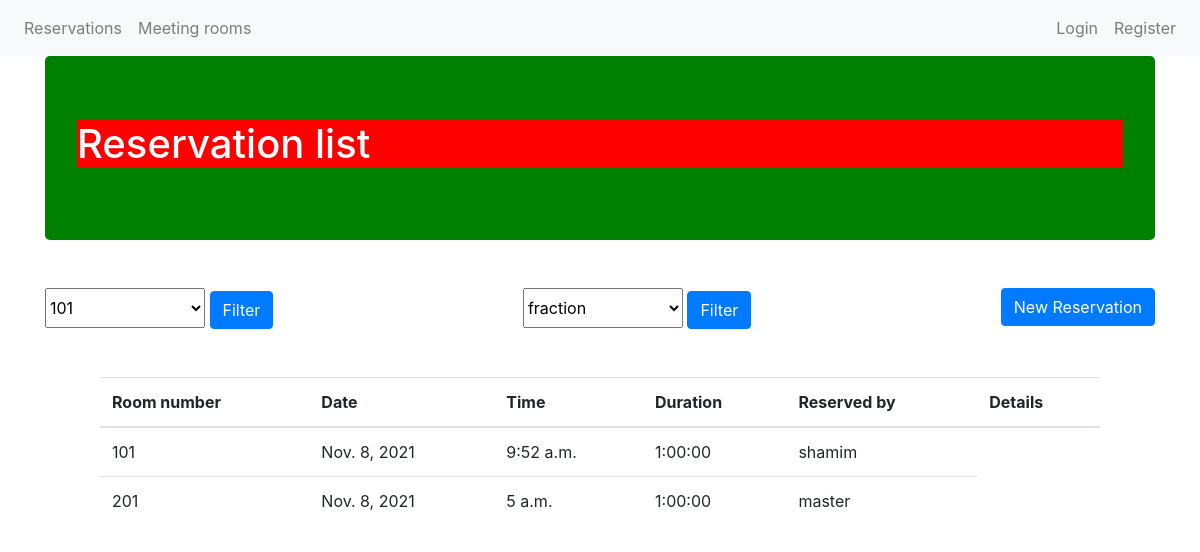
The page / on the database its author committed.
### API/models.py (models this page shows, shortened)
class Reservation(models.Model):
    id: models.AutoField(auto_created=True, primary_key=True)
    reservation_user = models.ForeignKey(User, default=1, null=True,
                                         on_delete=models.SET_NULL)
    room_number = models.ForeignKey(
        MeetingRoom, on_delete=models.SET_NULL, null=True)
    reservation_date = models.DateField()
    reservation_time = models.TimeField()
    reservation_duration = models.DurationField()

class MeetingRoom(models.Model):
    user = models.ForeignKey(User, default=1, null=True,
                             on_delete=models.SET_NULL)
    room_number = models.IntegerField(unique=True, blank=False)
    capacity = models.IntegerField(blank=False)
    def __str__(self):
        return str(self.room_number)

### reservation/views.py (the view)
# urls.py: path('', reservation_list_view, name='reservation-list'),
def reservation_list_view(request):
    if request.GET.get('room-filter'):
        room_number = MeetingRoom.objects.get(room_number=request.GET.get('room-filter'))
        queryset = Reservation.objects.filter(room_number=room_number)
    elif request.GET.get('user-filter'):
        username = get_user_model().objects.get(username = request.GET.get('user-filter'))
        queryset = Reservation.objects.filter(reservation_user=username)
    else:
        queryset = Reservation.objects.all()
    room_list = MeetingRoom.objects.all()
    user_list = get_user_model().objects.all()
    title = "Reservation list"
    template_name = 'reservation/list.html'
    context = {
        'title': title,
        'object_list': queryset,
        'room_list': room_list,
        'user_list': user_list
    }
    return render(request, template_name, context)

### reservation/templates/reservation/list.html (shortened to what this page needs)
{% extends 'base.html' %}
{% block content %}
    <div class='row my-5 d-flex justify-content-between'>
        <form method='GET' action='.'>
            <select name='room-filter' class='filter-slct'>
            {% for element in room_list %}
            <option name='room-filter' value={{ element.room_number }}>{{ element.room_number }}
            {% endfor %}
            </select>
            <input type='submit' class='btn btn-primary' value='Filter'>
        </form>
        <form method='GET' action='.'>
            <select name='user-filter' class='filter-slct'>
            {% for element in user_list %}
            <option name='user-filter' value={{ element.username }}>{{ element.username }}
            {% endfor %}
            </select>
            <input type='submit' class='btn btn-primary' value='Filter'>
        </form>
        <div>
            <a href='create/' class='btn btn-primary'>New Reservation</a>
        </div>
    </div>
<div class='content'>
<table class='table'>
    <thead>
    <tr>
        <th scope='col' class='align-middle'>Room number</th>
        <th scope='col' class='align-middle'>Date</th>
        <th scope='col' class='align-middle'>Time</th>
        <th scope='col' class='align-middle'>Duration</th>
        <th scope='col' class='align-middle'>Reserved by</th>
        <th scope='col' class='align-middle'>Details</th>
    </tr>
    </thead>
    <tbody>
        {% for object in object_list %}
            {% include  'reservation/list-inline.html' with reservation=object %}
        {% endfor %}
        {% endblock content %}

### templates/base.html
<!doctype html>
{% load static %}
<html lang="en">
    {% include 'css.html' %}
    <body>
    {% include 'navbar.html' %}
        <div class="container">
            <div class="jumbotron">
                {% block title %}
                    <h1> {{ title }}</h1>
                {% endblock title  %}
            </div>
            <div class="container">
                {% block content %}
                {% endblock content  %}
            </div>
        </div>
    {% include 'footer.html' %}

### templates/css.html (shortened to what this page needs)
{% load static %}
<head>
<link rel="stylesheet" href="https://stackpath.bootstrapcdn.com/bootstrap/4.3.1/css/bootstrap.min.css">
<link rel="stylesheet" href="https://use.fontawesome.com/releases/v5.8.1/css/all.css">
<link rel="stylesheet" href="{% static '/css/style.css' %}" type="text/css">
</head>

### templates/navbar.html (shortened to what this page needs)
<div class='container-fuild'>
<nav class="navbar navbar-expand-lg navbar-light bg-light">
  <div class="collapse navbar-collapse" id="navbarNav">
    <ul class="navbar-nav">
          <li class="nav-item">
            <a class="nav-link" href="/">Reservations</a>
          </li>
          <li class="nav-item">
            <a class="nav-link" href={{ "/rooms" }}>Meeting rooms</a>
          </li>
    </ul>
  </div>
  {% if request.user.is_authenticated %}
    <ul class="navbar-nav">
          <li class="nav-item">
            <a class="nav-link">Logged in as: {{ user }}</a>
          </li>
          <li class="nav-item">
            <a class="nav-link" href={{ "/user/logout" }}>Logout</a>
          </li>
    </ul>
  {% else %}
    <ul class="navbar-nav">
          <li class="nav-item">
            <a class="nav-link" href={{ "/user/login" }}>Login</a>
          </li>
          <li class="nav-item">
            <a class="nav-link" href={{ "/user/create" }}>Register</a>
          </li>
    </ul>
  {% endif %}
</nav>
 </div>

### reservation/templates/reservation/list-inline.html (shortened to what this page needs)
    <tr>
        <td>{{ reservation.room_number }}</td>
        <td>{{ reservation.reservation_date }}</td>
        <td>{{ reservation.reservation_time }}</td>
        <td>{{ reservation.reservation_duration }}</td>
        <td>{{ reservation.reservation_user }}</td>
    </tr>

### templates/footer.html (shortened to what this page needs)
  </body>
</html>

### static/css/style.css (style rules this page uses)
h1 { background: red; color: red; }
.content { margin-right: auto; margin-left: auto; width: 1000px; display: flex; flex-direction: row; flex-wrap: wrap; }
a { color: white; text-decoration: none; background-color: transparent; }
.jumbotron { background-color: green; background-size: cover; }
.jumbotron h1 { color: white; }
.filter-slct { height: 2.5rem; width: 10rem; }

### rows shown on the page
Reservation: room_number "101", reservation_date "Nov. 8, 2021", reservation_time "9:52 a.m.", reservation_duration "1:00:00", reservation_user "shamim"
Reservation: room_number "201", reservation_date "Nov. 8, 2021", reservation_time "5 a.m.", reservation_duration "1:00:00", reservation_user "master"

### other values the page prints
{{ title }} "Reservation list"
form field room-filter "101"
form field user-filter "fraction"
